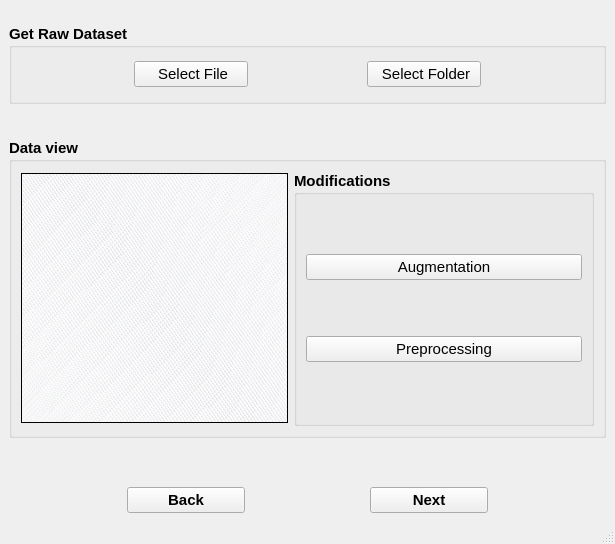
<?xml version="1.0" encoding="UTF-8"?>
<ui version="4.0">
 <class>MainWindow</class>
 <widget class="QMainWindow" name="MainWindow">
  <property name="geometry">
   <rect>
    <x>0</x>
    <y>0</y>
    <width>615</width>
    <height>544</height>
   </rect>
  </property>
  <property name="windowTitle">
   <string>Dataset Creation</string>
  </property>
  <property name="styleSheet">
   <string notr="true"/>
  </property>
  <widget class="QWidget" name="centralwidget">
   <layout class="QVBoxLayout" name="verticalLayout">
    <item>
     <widget class="QGroupBox" name="groupBox">
      <property name="sizePolicy">
       <sizepolicy hsizetype="Expanding" vsizetype="Expanding">
        <horstretch>0</horstretch>
        <verstretch>0</verstretch>
       </sizepolicy>
      </property>
      <property name="minimumSize">
       <size>
        <width>0</width>
        <height>80</height>
       </size>
      </property>
      <property name="maximumSize">
       <size>
        <width>16777215</width>
        <height>50</height>
       </size>
      </property>
      <property name="font">
       <font>
        <pointsize>11</pointsize>
        <weight>75</weight>
        <bold>true</bold>
       </font>
      </property>
      <property name="title">
       <string>Get Raw Dataset</string>
      </property>
      <layout class="QHBoxLayout" name="horizontalLayout">
       <item>
        <layout class="QHBoxLayout" name="horizontalLayout_4">
         <item>
          <spacer name="horizontalSpacer_4">
           <property name="orientation">
            <enum>Qt::Horizontal</enum>
           </property>
           <property name="sizeHint" stdset="0">
            <size>
             <width>40</width>
             <height>20</height>
            </size>
           </property>
          </spacer>
         </item>
         <item>
          <widget class="QPushButton" name="SelectFile">
           <property name="sizePolicy">
            <sizepolicy hsizetype="Expanding" vsizetype="Maximum">
             <horstretch>0</horstretch>
             <verstretch>0</verstretch>
            </sizepolicy>
           </property>
           <property name="font">
            <font>
             <pointsize>11</pointsize>
             <weight>50</weight>
             <bold>false</bold>
            </font>
           </property>
           <property name="text">
            <string> Select File</string>
           </property>
           <property name="icon">
            <iconset>
             <normaloff>rc/rc/document-new.png</normaloff>rc/rc/document-new.png</iconset>
           </property>
           <property name="iconSize">
            <size>
             <width>25</width>
             <height>25</height>
            </size>
           </property>
          </widget>
         </item>
         <item>
          <spacer name="horizontalSpacer_5">
           <property name="orientation">
            <enum>Qt::Horizontal</enum>
           </property>
           <property name="sizeHint" stdset="0">
            <size>
             <width>40</width>
             <height>20</height>
            </size>
           </property>
          </spacer>
         </item>
         <item>
          <widget class="QPushButton" name="SelectFolder">
           <property name="sizePolicy">
            <sizepolicy hsizetype="Expanding" vsizetype="Maximum">
             <horstretch>0</horstretch>
             <verstretch>0</verstretch>
            </sizepolicy>
           </property>
           <property name="font">
            <font>
             <pointsize>11</pointsize>
             <weight>50</weight>
             <bold>false</bold>
            </font>
           </property>
           <property name="text">
            <string> Select Folder</string>
           </property>
           <property name="icon">
            <iconset>
             <normaloff>rc/rc/document-open.png</normaloff>rc/rc/document-open.png</iconset>
           </property>
           <property name="iconSize">
            <size>
             <width>25</width>
             <height>25</height>
            </size>
           </property>
           <property name="checkable">
            <bool>false</bool>
           </property>
          </widget>
         </item>
         <item>
          <spacer name="horizontalSpacer_6">
           <property name="orientation">
            <enum>Qt::Horizontal</enum>
           </property>
           <property name="sizeHint" stdset="0">
            <size>
             <width>40</width>
             <height>20</height>
            </size>
           </property>
          </spacer>
         </item>
        </layout>
       </item>
      </layout>
     </widget>
    </item>
    <item>
     <spacer name="verticalSpacer_2">
      <property name="orientation">
       <enum>Qt::Vertical</enum>
      </property>
      <property name="sizeHint" stdset="0">
       <size>
        <width>20</width>
        <height>10</height>
       </size>
      </property>
     </spacer>
    </item>
    <item>
     <widget class="QGroupBox" name="groupBox_3">
      <property name="minimumSize">
       <size>
        <width>0</width>
        <height>300</height>
       </size>
      </property>
      <property name="font">
       <font>
        <pointsize>11</pointsize>
        <weight>75</weight>
        <bold>true</bold>
       </font>
      </property>
      <property name="title">
       <string>Data view</string>
      </property>
      <layout class="QHBoxLayout" name="horizontalLayout_3">
       <item>
        <widget class="QScrollArea" name="ScrollArea">
         <property name="maximumSize">
          <size>
           <width>16777215</width>
           <height>250</height>
          </size>
         </property>
         <property name="styleSheet">
          <string notr="true">
background-color: qlineargradient(spread:repeat, x1:0.469, y1:0.972, x2:0.478, y2:0.966227, stop:0 rgba(117, 126, 155, 14), stop:1 rgba(255, 255, 255, 255));</string>
         </property>
         <property name="widgetResizable">
          <bool>true</bool>
         </property>
         <widget class="QWidget" name="scrollAreaWidgetContents">
          <property name="geometry">
           <rect>
            <x>0</x>
            <y>0</y>
            <width>269</width>
            <height>248</height>
           </rect>
          </property>
         </widget>
        </widget>
       </item>
       <item>
        <widget class="QGroupBox" name="groupBox_2">
         <property name="minimumSize">
          <size>
           <width>300</width>
           <height>0</height>
          </size>
         </property>
         <property name="font">
          <font>
           <weight>75</weight>
           <bold>true</bold>
          </font>
         </property>
         <property name="title">
          <string>Modifications</string>
         </property>
         <layout class="QVBoxLayout" name="verticalLayout_2">
          <item>
           <widget class="QPushButton" name="AugmentationB">
            <property name="font">
             <font>
              <weight>50</weight>
              <bold>false</bold>
             </font>
            </property>
            <property name="text">
             <string>Augmentation</string>
            </property>
           </widget>
          </item>
          <item>
           <widget class="QPushButton" name="PreprocessingB">
            <property name="font">
             <font>
              <weight>50</weight>
              <bold>false</bold>
             </font>
            </property>
            <property name="text">
             <string>Preprocessing</string>
            </property>
           </widget>
          </item>
         </layout>
        </widget>
       </item>
      </layout>
     </widget>
    </item>
    <item>
     <spacer name="verticalSpacer">
      <property name="orientation">
       <enum>Qt::Vertical</enum>
      </property>
      <property name="sizeHint" stdset="0">
       <size>
        <width>20</width>
        <height>10</height>
       </size>
      </property>
     </spacer>
    </item>
    <item>
     <layout class="QHBoxLayout" name="horizontalLayout_2">
      <item>
       <spacer name="horizontalSpacer_3">
        <property name="orientation">
         <enum>Qt::Horizontal</enum>
        </property>
        <property name="sizeHint" stdset="0">
         <size>
          <width>40</width>
          <height>20</height>
         </size>
        </property>
       </spacer>
      </item>
      <item>
       <widget class="QPushButton" name="BackButton">
        <property name="sizePolicy">
         <sizepolicy hsizetype="Expanding" vsizetype="Maximum">
          <horstretch>0</horstretch>
          <verstretch>0</verstretch>
         </sizepolicy>
        </property>
        <property name="font">
         <font>
          <pointsize>11</pointsize>
          <weight>75</weight>
          <bold>true</bold>
         </font>
        </property>
        <property name="text">
         <string>Back</string>
        </property>
        <property name="icon">
         <iconset>
          <normaloff>rc/rc/144-1442759_cancel-button-clipart-clip-cancel-clipart.jpg</normaloff>rc/rc/144-1442759_cancel-button-clipart-clip-cancel-clipart.jpg</iconset>
        </property>
        <property name="iconSize">
         <size>
          <width>25</width>
          <height>25</height>
         </size>
        </property>
       </widget>
      </item>
      <item>
       <spacer name="horizontalSpacer">
        <property name="orientation">
         <enum>Qt::Horizontal</enum>
        </property>
        <property name="sizeHint" stdset="0">
         <size>
          <width>40</width>
          <height>20</height>
         </size>
        </property>
       </spacer>
      </item>
      <item>
       <widget class="QPushButton" name="pushButton_2">
        <property name="sizePolicy">
         <sizepolicy hsizetype="Expanding" vsizetype="Maximum">
          <horstretch>0</horstretch>
          <verstretch>0</verstretch>
         </sizepolicy>
        </property>
        <property name="font">
         <font>
          <pointsize>11</pointsize>
          <weight>75</weight>
          <bold>true</bold>
         </font>
        </property>
        <property name="text">
         <string>Next</string>
        </property>
        <property name="icon">
         <iconset>
          <normaloff>rc/rc/Next-Button-PNG-715x715.jpg</normaloff>rc/rc/Next-Button-PNG-715x715.jpg</iconset>
        </property>
        <property name="iconSize">
         <size>
          <width>25</width>
          <height>25</height>
         </size>
        </property>
        <property name="checkable">
         <bool>false</bool>
        </property>
       </widget>
      </item>
      <item>
       <spacer name="horizontalSpacer_2">
        <property name="orientation">
         <enum>Qt::Horizontal</enum>
        </property>
        <property name="sizeHint" stdset="0">
         <size>
          <width>40</width>
          <height>20</height>
         </size>
        </property>
       </spacer>
      </item>
     </layout>
    </item>
   </layout>
  </widget>
  <widget class="QMenuBar" name="menubar">
   <property name="geometry">
    <rect>
     <x>0</x>
     <y>0</y>
     <width>615</width>
     <height>21</height>
    </rect>
   </property>
  </widget>
  <widget class="QStatusBar" name="statusbar"/>
 </widget>
 <resources/>
 <connections/>
</ui>
